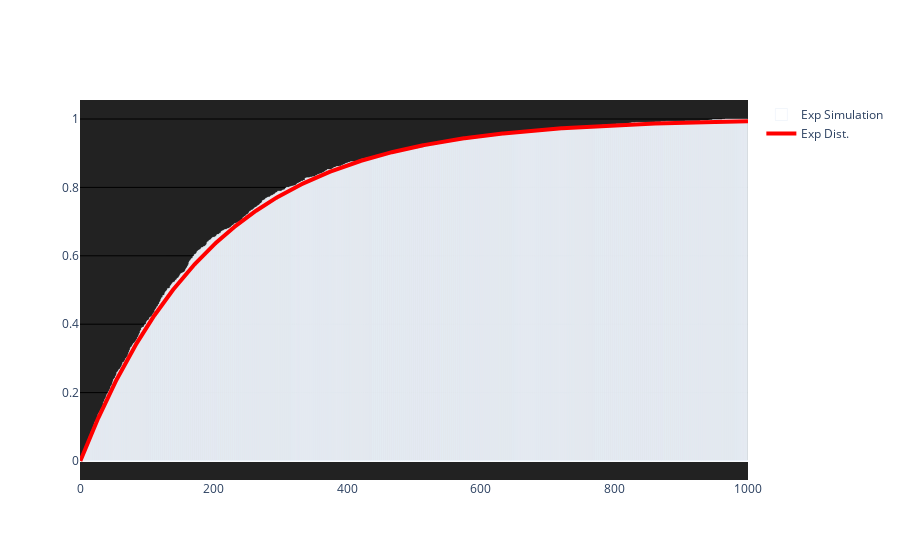

Here is the notebook cell this chart was saved with:
### Code cell
maxExpX = round(iterNum * expInterval)
precise = 1000
xList = np.linspace(0, maxExpX, precise)
yList = [expDistCDF(x, l / (iterNum * expInterval)) for x in xList]

fig = go.Figure()
fig.add_trace(go.Bar(y=ExpCDFRVList[:maxExpX], name='Exp Simulation', marker_color='white', width=1))
fig.add_trace(go.Scatter(x=xList, y=yList, mode='lines', name='Exp Dist.', line_color='red', line=dict(width=4)))
fig.update_layout(plot_bgcolor="#222222")
fig.update_yaxes(showgrid=True, gridwidth=1, gridcolor='black')
fig.show()

# fig.write_image("ExpSimulationCDFPlot.svg")

### Figure 1 — Plotly figure (JSON) as saved in the notebook; plotly's stock layout.template omitted (floating-point values rounded to 4 significant figures; data arrays with more than 128 entries replaced by an {"elided": "..."} marker saying what was removed)
{"data": [{"marker": {"color": "white"}, "name": "Exp Simulation", "type": "bar", "width": 1, "y": {"elided": "1000 float values"}}, {"line": {"color": "red", "width": 4}, "mode": "lines", "name": "Exp Dist.", "type": "scatter", "x": {"elided": "1000 float values"}, "y": {"elided": "1000 float values"}}], "layout": {"plot_bgcolor": "#222222", "yaxis": {"gridcolor": "black", "gridwidth": 1, "showgrid": true}}}
